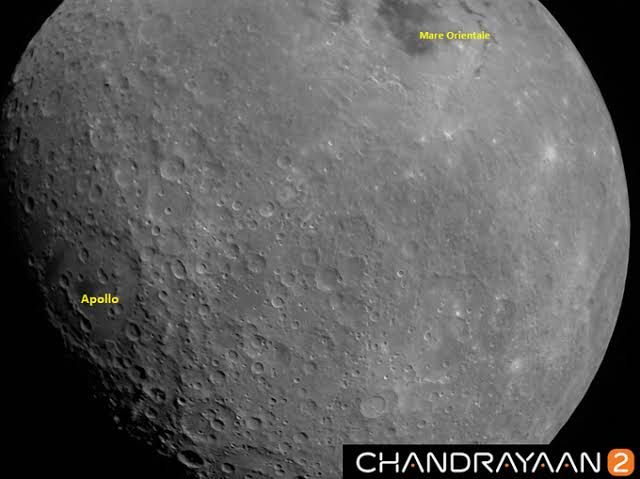
#> input picture data/samples/image1.jpg, 640 x 479 px, found by its file name
$ python illumination_test.py
#> lines starting #> are read from the running program, lines starting #| are printed output that depends on the picture
import cv2
import numpy as np
import os


# INPUT


image_path = r"D:\SIH26166\Data\samples\image1.jpg"

output_dir = r"D:\SIH26166\Result\invariance\illumination"

os.makedirs(output_dir, exist_ok=True)


# LOAD IMAGE


image = cv2.imread(image_path)
#> image is the input picture: shape (479, 640, 3); mean B, G, R 92.4, 92.8, 93.1

if image is None:
    print("❌ Image could not be loaded")
    exit()

print("✅ Original image loaded")


# ILLUMINATION CONDITIONS
# alpha = contrast
# beta  = brightness
#
# output = alpha * image + beta


conditions = {
    "very_dark": (0.5, -50),
    "dark": (0.7, -30),
    "slightly_dark": (0.85, -15),
    "original": (1.0, 0),
    "bright": (1.2, 25),
    "very_bright": (1.5, 50)
}


# SIFT


sift = cv2.SIFT_create()


# Original image features
gray_original = cv2.cvtColor(
    image,
    cv2.COLOR_BGR2GRAY
)

kp_original, des_original = sift.detectAndCompute(
    gray_original,
    None
)
#> kp_original = 1237 keypoints; strongest (x, y, size): (497, 470, 2.1), (576, 470, 2.3), (444, 454, 2.4), (397, 454, 2.1)

print("\nOriginal keypoints:", len(kp_original))
#| Original keypoints: 1237


# TEST EACH ILLUMINATION CONDITION


for name, (alpha, beta) in conditions.items():

    print("\n" + "-" * 55)
    print("Testing:", name)
    print("Contrast:", alpha, "| Brightness:", beta)


    # CHANGE ILLUMINATION


    modified = cv2.convertScaleAbs(
        image,
        alpha=alpha,
        beta=beta
    )


    # Save modified image
    modified_path = os.path.join(
        output_dir,
        f"{name}.jpg"
    )

    cv2.imwrite(
        modified_path,
        modified
    )


    # SIFT ON MODIFIED IMAGE


    gray_modified = cv2.cvtColor(
        modified,
        cv2.COLOR_BGR2GRAY
    )

    kp_modified, des_modified = sift.detectAndCompute(
        gray_modified,
        None
    )

    print(
        "Modified keypoints:",
        len(kp_modified)
    )


    if des_modified is None:

        print("❌ No descriptors found")
        continue


    # BF MATCHING


    bf = cv2.BFMatcher(
        cv2.NORM_L2
    )

    matches = bf.knnMatch(
        des_original,
        des_modified,
        k=2
    )


    # LOWE RATIO TEST


    good_matches = []

    for pair in matches:

        if len(pair) == 2:

            m, n = pair

            if m.distance < 0.75 * n.distance:

                good_matches.append(m)


    print(
        "Good matches:",
        len(good_matches)
    )


    # HOMOGRAPHY + RANSAC


    if len(good_matches) < 4:

        print(
            "⚠️ Not enough matches for Homography"
        )

        continue


    src_pts = np.float32([
        kp_original[m.queryIdx].pt
        for m in good_matches
    ]).reshape(-1, 1, 2)


    dst_pts = np.float32([
        kp_modified[m.trainIdx].pt
        for m in good_matches
    ]).reshape(-1, 1, 2)


    H, mask = cv2.findHomography(
        src_pts,
        dst_pts,
        cv2.RANSAC,
        5.0
    )


    if H is None:

        print("❌ Homography failed")
        continue


    mask = mask.ravel()


    # METRICS


    inliers = int(np.sum(mask))

    outliers = len(mask) - inliers

    inlier_ratio = (
        inliers /
        len(good_matches)
    )


    print("Inliers:", inliers)
    print("Outliers:", outliers)

    print(
        "Inlier Ratio:",
        round(inlier_ratio, 3)
    )


    # REPROJECTION ERROR


    projected = cv2.perspectiveTransform(
        src_pts,
        H
    )


    errors = []

    for i in range(len(dst_pts)):

        if mask[i]:

            error = np.linalg.norm(
                projected[i][0] -
                dst_pts[i][0]
            )

            errors.append(error)


    if errors:

        mean_error = float(
            np.mean(errors)
        )

        print(
            "Mean Reprojection Error:",
            round(mean_error, 3),
            "pixels"
        )


    # DRAW INLIERS

    inlier_matches = []

    for i, match in enumerate(good_matches):

        if mask[i]:

            inlier_matches.append(match)


    result = cv2.drawMatches(
        image,
        kp_original,
        modified,
        kp_modified,
        inlier_matches,
        None,
        flags=cv2.DrawMatchesFlags_NOT_DRAW_SINGLE_POINTS
    )


    result_path = os.path.join(
        output_dir,
        f"{name}_matches.jpg"
    )


    cv2.imwrite(
        result_path,
        result
    )


    print(
        "💾 Result saved:",
        result_path
    )
#> this loop made 6 passes
#> (inliers, outliers, inlier_ratio) on passes 1 to 6: (11, 9, 0.55), (251, 43, 0.854), (666, 20, 0.971), (1237, 0, 1), (1139, 12, 0.99), (948, 12, 0.988)
#> (printed output is left out)
#> pass 1, `modified = cv2.convertScaleAbs( image, alpha=alpha, beta=beta )`:
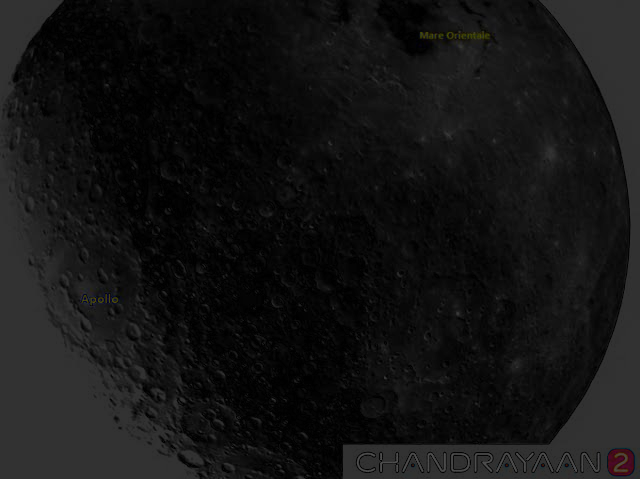
#> modified: shape (479, 640, 3); mean B, G, R 19.7, 19.7, 19.8
#> pass 1, `result = cv2.drawMatches( image, kp_original, modified, kp_modified, i..`:
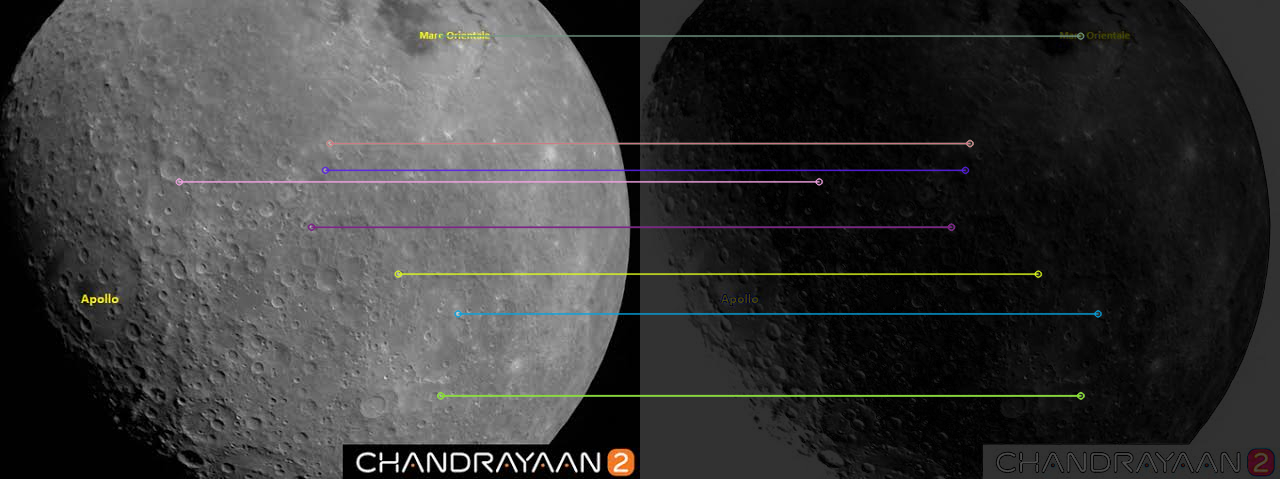
#> result: shape (479, 1280, 3); mean B, G, R 57.2, 57.4, 57.5
#> pass 2, `modified = cv2.convertScaleAbs( image, alpha=alpha, beta=beta )`:
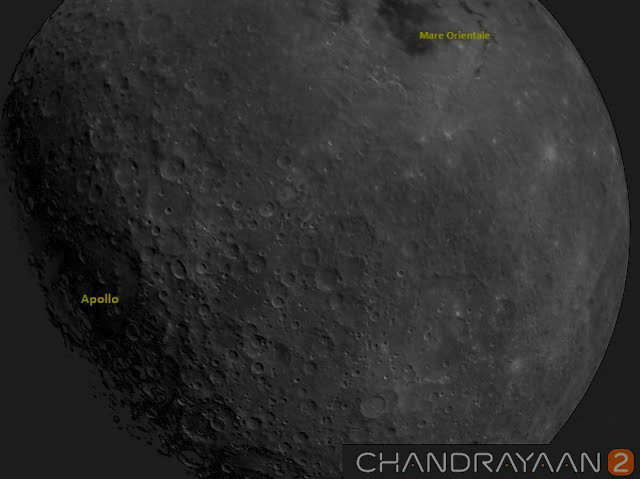
#> modified: shape (479, 640, 3); mean B, G, R 45.1, 45.3, 45.5
#> after the loop:
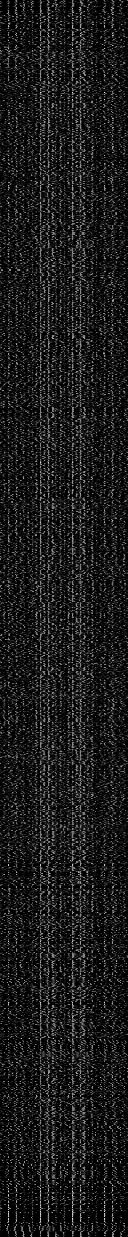
#> des_original: shape (1237, 128) float32; min 0, max 225, mean 27.4
#> after the loop:
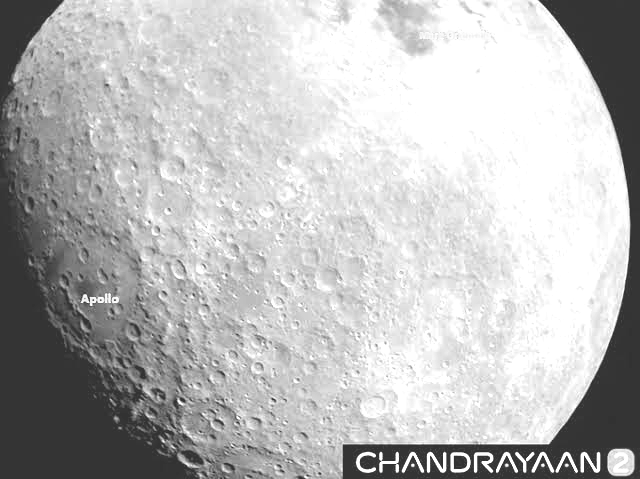
#> gray_modified: shape (479, 640); min 50, max 255, mean 186.4


# COMPLETE


print("\n" + "=" * 55)
print("ILLUMINATION INVARIANCE TEST COMPLETED")
print("=" * 55)
